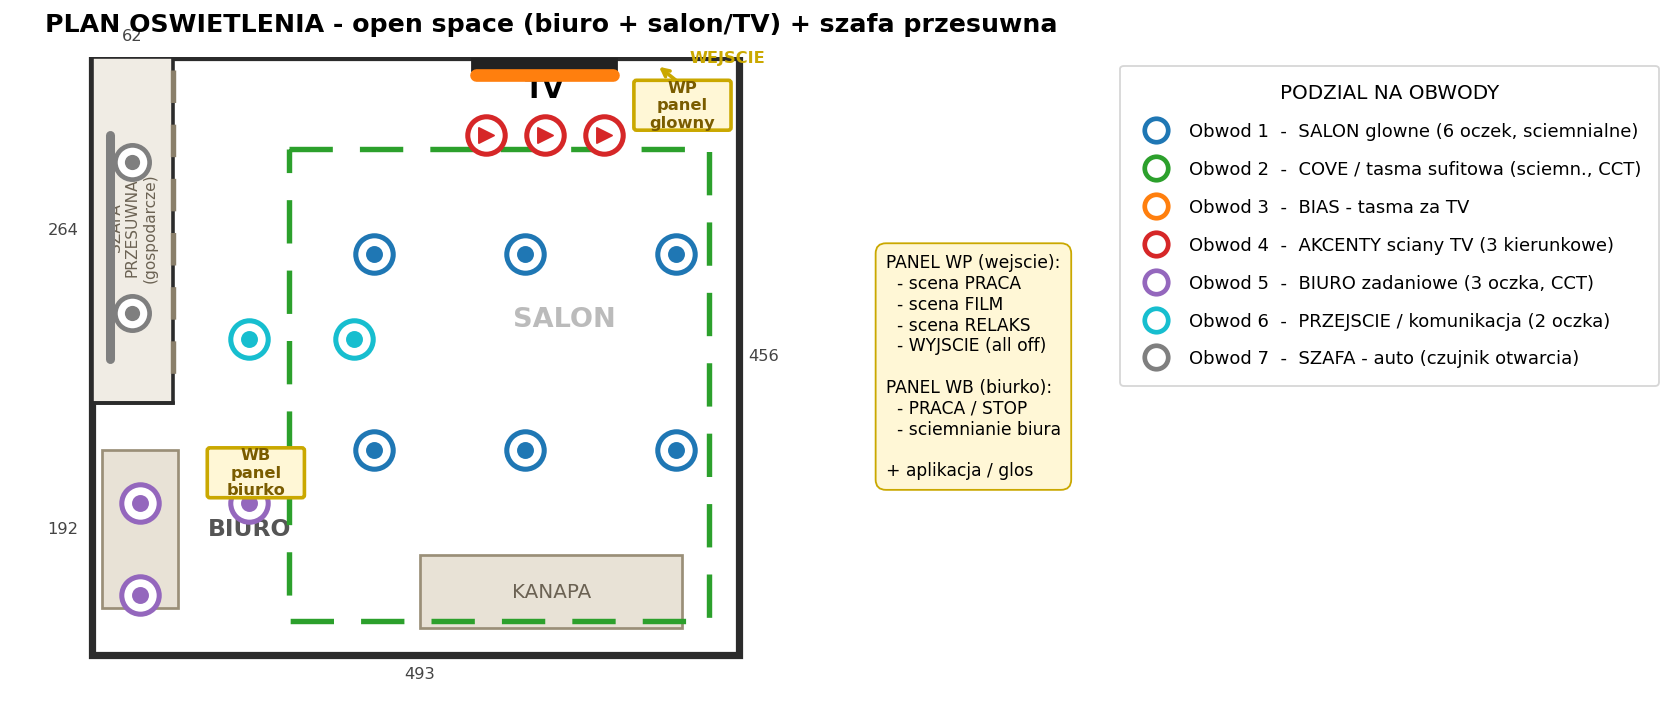

The script that saved this image:
# -*- coding: utf-8 -*-
"""Rzut z naniesionym oswietleniem i podzialem na obwody/wlaczniki."""
import matplotlib
matplotlib.use("Agg")
import matplotlib.pyplot as plt
from matplotlib.patches import Rectangle, FancyBboxPatch
from matplotlib.lines import Line2D

fig, ax = plt.subplots(figsize=(13, 12))

# --- kolory obwodow ---
C1 = "#1f77b4"  # Salon glowne
C2 = "#2ca02c"  # Cove tasma sufitowa
C3 = "#ff7f0e"  # Bias za TV
C4 = "#d62728"  # Akcenty sciany TV
C5 = "#9467bd"  # Biuro
C6 = "#17becf"  # Przejscie / komunikacja
C7 = "#7f7f7f"  # Szafa (auto)

WALL = "#2b2b2b"

# ---------- SCIANY / KONTUR ----------
# pokoj glowny
ax.add_patch(Rectangle((0, 0), 493, 456, fill=False, lw=4, ec=WALL))
# szafa przesuwna (gornie-lewo) 62 x 264
ax.add_patch(Rectangle((0, 0), 62, 264, fill=True, fc="#f0ece4", ec=WALL, lw=2))
# linia drzwi przesuwnych szafy (prawa krawedz)
ax.plot([62, 62], [10, 254], color="#8a7f6a", lw=3, ls=(0, (6, 4)))
# linia oddzielajaca biuro od salonu (dolna krawedz szafy w lewo)
ax.plot([0, 62], [264, 264], color=WALL, lw=2)

# ---------- MEBLE (orientacja) ----------
# TV na gornej scianie (centralnie, przy wejsciu)
ax.add_patch(Rectangle((290, 2), 110, 9, fc="#222", ec="#222"))
ax.text(345, 26, "TV", ha="center", va="center", fontsize=15, fontweight="bold")
# Kanapa na dole, twarz do TV
ax.add_patch(Rectangle((250, 380), 200, 55, fc="#e8e2d6", ec="#9a8f78", lw=1.5))
ax.text(350, 408, "KANAPA", ha="center", va="center", fontsize=11, color="#6b6253")
# Biurko przy lewej scianie (biuro)
ax.add_patch(Rectangle((8, 300), 58, 120, fc="#e8e2d6", ec="#9a8f78", lw=1.5))
ax.text(120, 360, "BIURO", ha="center", va="center", fontsize=13,
        fontweight="bold", color="#555")
ax.text(31, 130, "SZAFA\nPRZESUWNA\n(gospodarcze)", ha="center", va="center",
        fontsize=8.5, rotation=90, color="#6b6253")
ax.text(360, 200, "SALON", ha="center", va="center", fontsize=15,
        fontweight="bold", color="#bbb", zorder=0)

# ---------- WYMIARY ----------
def dim(x, y, t):
    ax.text(x, y, t, ha="center", va="center", fontsize=9, color="#444",
            bbox=dict(boxstyle="round,pad=0.15", fc="white", ec="none"))
dim(31, -16, "62")
dim(-22, 132, "264")
dim(-22, 360, "192")
dim(250, 470, "493")
dim(512, 228, "456")

# ============ OPRAWY / OBWODY ============
def spots(xs, ys, color, label, s=420):
    first = True
    for x in xs:
        for y in ys:
            ax.scatter(x, y, s=s, marker="o", facecolors="white",
                       edgecolors=color, linewidths=2.6, zorder=5)
            ax.scatter(x, y, s=s*0.18, marker="o", color=color, zorder=6)

# Obwod 1 - salon glowne (siatka oczek nad strefa wypoczynku)
for x in [215, 330, 445]:
    for y in [150, 300]:
        ax.scatter(x, y, s=430, facecolors="white", edgecolors=C1, lw=2.8, zorder=5)
        ax.scatter(x, y, s=70, color=C1, zorder=6)

# Obwod 4 - akcenty sciany TV (kierunkowe)
for x in [300, 345, 390]:
    ax.scatter(x, 60, s=430, facecolors="white", edgecolors=C4, lw=2.8, zorder=5)
    ax.scatter(x, 60, s=70, color=C4, marker=">", zorder=6)

# Obwod 3 - bias / tasma za TV
ax.plot([293, 397], [14, 14], color=C3, lw=7, solid_capstyle="round", zorder=4)

# Obwod 2 - cove tasma sufitowa (obwod salonu, kreskowana)
ax.add_patch(Rectangle((150, 70), 320, 360, fill=False, ec=C2, lw=3,
                       ls=(0, (8, 5)), zorder=3))

# Obwod 5 - biuro (oczka nad biurkiem)
for x in [37, 120]:
    ax.scatter(x, 340, s=430, facecolors="white", edgecolors=C5, lw=2.8, zorder=5)
    ax.scatter(x, 340, s=70, color=C5, zorder=6)
ax.scatter(37, 410, s=430, facecolors="white", edgecolors=C5, lw=2.8, zorder=5)
ax.scatter(37, 410, s=70, color=C5, zorder=6)

# Obwod 6 - przejscie / komunikacja
for x in [120, 200]:
    ax.scatter(x, 215, s=430, facecolors="white", edgecolors=C6, lw=2.8, zorder=5)
    ax.scatter(x, 215, s=70, color=C6, zorder=6)

# Obwod 7 - szafa (auto): oczka + tasma w srodku
for y in [80, 195]:
    ax.scatter(31, y, s=360, facecolors="white", edgecolors=C7, lw=2.6, zorder=5)
    ax.scatter(31, y, s=55, color=C7, zorder=6)
ax.plot([14, 14], [60, 230], color=C7, lw=5, solid_capstyle="round", zorder=4)

# ---------- PANELE WLACZNIKOW ----------
def panel(x, y, txt, anchor="left"):
    ax.add_patch(FancyBboxPatch((x, y), 70, 34, boxstyle="round,pad=2",
                 fc="#fff7d6", ec="#caa800", lw=2, zorder=8))
    ax.text(x+35, y+17, txt, ha="center", va="center", fontsize=9,
            fontweight="bold", color="#7a5c00", zorder=9)
# panel glowny przy wejsciu (srodek sciany TV)
panel(415, 20, "WP\npanel\nglowny")
ax.annotate("", xy=(430, 6), xytext=(450, 22),
            arrowprops=dict(arrowstyle="->", color="#caa800", lw=2))
ax.text(455, 4, "WEJSCIE", fontsize=9, fontweight="bold", color="#caa800")
# panel przy biurku
panel(90, 300, "WB\npanel\nbiurko")

# ---------- LEGENDA ----------
leg = [
    (C1, "Obwod 1  -  SALON glowne (6 oczek, sciemnialne)"),
    (C2, "Obwod 2  -  COVE / tasma sufitowa (sciemn., CCT)"),
    (C3, "Obwod 3  -  BIAS - tasma za TV"),
    (C4, "Obwod 4  -  AKCENTY sciany TV (3 kierunkowe)"),
    (C5, "Obwod 5  -  BIURO zadaniowe (3 oczka, CCT)"),
    (C6, "Obwod 6  -  PRZEJSCIE / komunikacja (2 oczka)"),
    (C7, "Obwod 7  -  SZAFA - auto (czujnik otwarcia)"),
]
handles = [Line2D([0], [0], marker="o", color="w", markerfacecolor="white",
                  markeredgecolor=c, markeredgewidth=2.6, markersize=13, label=t)
           for c, t in leg]
ax.legend(handles=handles, loc="upper left", bbox_to_anchor=(1.02, 1.0),
          fontsize=10, frameon=True, title="PODZIAL NA OBWODY",
          title_fontsize=11, borderpad=1, labelspacing=1.1)

# panel opis
ax.text(605, 150,
        "PANEL WP (wejscie):\n"
        "  - scena PRACA\n"
        "  - scena FILM\n"
        "  - scena RELAKS\n"
        "  - WYJSCIE (all off)\n\n"
        "PANEL WB (biurko):\n"
        "  - PRACA / STOP\n"
        "  - sciemnianie biura\n\n"
        "+ aplikacja / glos",
        fontsize=9.5, va="top", ha="left",
        bbox=dict(boxstyle="round,pad=0.6", fc="#fff7d6", ec="#caa800"))

ax.set_xlim(-60, 760)
ax.set_ylim(0, 500)
ax.invert_yaxis()
ax.set_aspect("equal")
ax.axis("off")
ax.set_title("PLAN OSWIETLENIA - open space (biuro + salon/TV) + szafa przesuwna",
             fontsize=14, fontweight="bold", pad=14)

plt.tight_layout()
plt.savefig("/home/user/architekt-wnetrz/plan_oswietlenia.png", dpi=130,
            bbox_inches="tight", facecolor="white")
print("saved")
